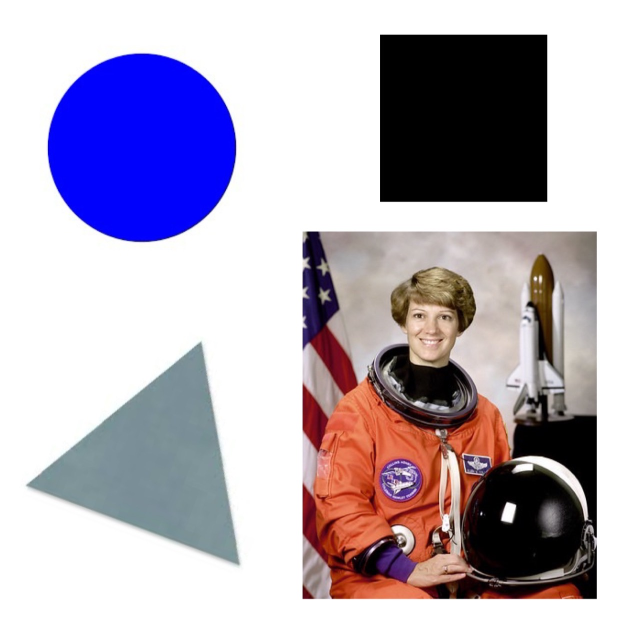
#> input picture image-processing/sample-images/image1.jpg, 1277 x 1281 px, found by its file name (shown at 1/2 size)
$ python filters.py
#> lines starting #> are read from the running program, lines starting #| are printed output that depends on the picture
import numpy as np
import cv2 as cv
import matplotlib.pyplot as plt
import scipy.signal

path = 'C:/Users/kritt/Documents/GitHub/Intro-to-Computer-Vision/image-processing/sample-images/'
img = cv.imread(path + 'image1.jpg', cv.IMREAD_COLOR)
#> img is the input picture: shape (1281, 1277, 3); mean B, G, R 189.1, 173.7, 181.9
img = cv.resize(img, (750,750))
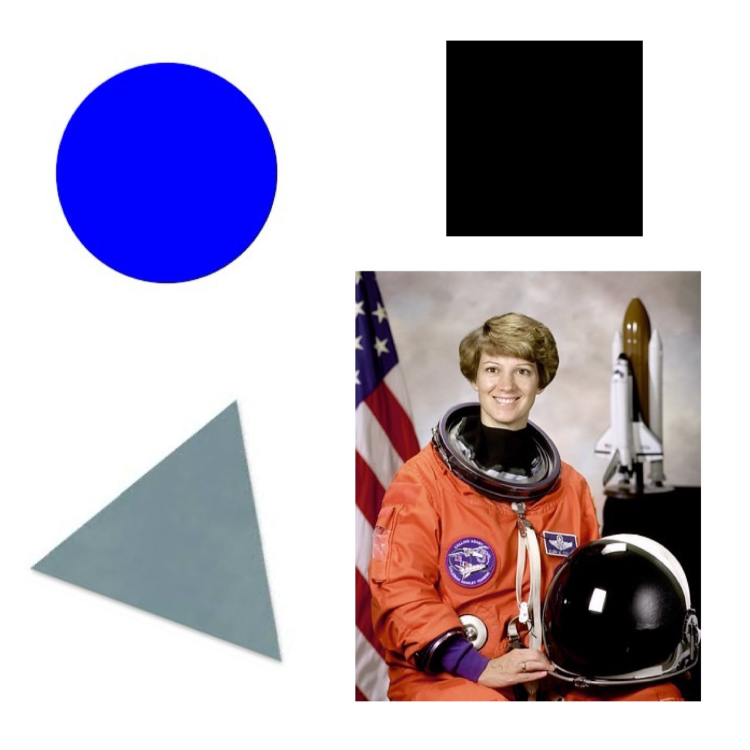
#> img: shape (750, 750, 3); mean B, G, R 189, 173.7, 181.9

sobel_filter_x = np.array([[-1, 0, 1],
                         [-2, 1, 2],
                         [-1, 0, 1]]) / 8

sobel_filter_y = sobel_filter_x.T

corner_filter = np.array([[-1, -2, 1],
                          [-2, 4, -2],
                          [-1, -2, 1]]) / 4

bilinear_filter = np.array([[1, 1, 1],
                     [1, 1, 1],
                     [1, 1, 1]]) / 16

edge_filter = np.array([[-1, -1, -1],
                        [-1, 8, -1],
                        [-1, -1, -1]])

gaussian_filter = scipy.signal.convolve2d(bilinear_filter, bilinear_filter, mode='full')
'''
gaussian_filter =
[[1. 2. 3. 2. 1.]
 [2. 4. 6. 4. 2.]
 [3. 6. 9. 6. 3.]
 [2. 4. 6. 4. 2.]
 [1. 2. 3. 2. 1.]] / 256
'''

def apply_filter_to_color_image(image, filter_kernel):
    channels = cv.split(image)
    filtered_channels = [scipy.signal.convolve2d(channel, filter_kernel, mode='same') for channel in channels]
#> filtered_channels = 3 items
    return cv.merge(filtered_channels)

def laplacian_of_gaussian(image, kernel_size=5, sigma=1.0):
    blurred = cv.GaussianBlur(image, (kernel_size, kernel_size), sigma)

    laplacian = cv.Laplacian(blurred, cv.CV_64F)

    return laplacian

def second_order_laplacian_of_gaussian(image, kernel_size=5, sigma=1.0):
    blurred = cv.GaussianBlur(image, (kernel_size, kernel_size), sigma)

    laplacian = cv.Laplacian(blurred, cv.CV_64F)
    second_order_laplacian = cv.Laplacian(laplacian, cv.CV_64F)

    return second_order_laplacian

def n_order_laplacian_of_gaussian(image, n=1, kernel_size=5, sigma=1.0):
    image = cv.GaussianBlur(image, (kernel_size, kernel_size), sigma)

    for _ in range(n):
        image = cv.Laplacian(image, cv.CV_64F)

    return image

flt_img1 = apply_filter_to_color_image(img, sobel_filter_x)
flt_img2 = apply_filter_to_color_image(img, sobel_filter_y)

# combine horizontal and vertical of sobel filter
flt_img3 = flt_img1 - flt_img2
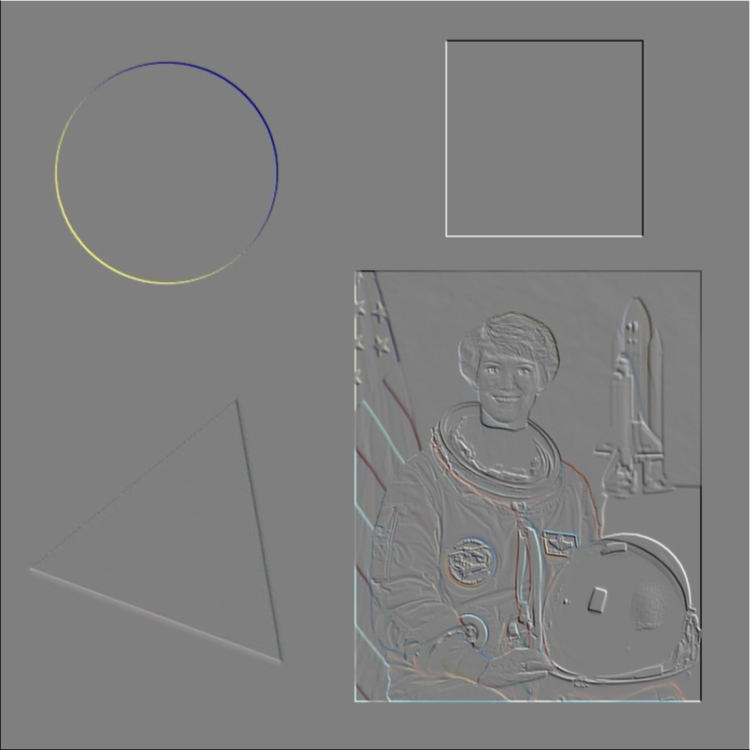
#> flt_img3: shape (750, 750, 3) float64; mean B, G, R 0, 0, 0; drawn with min black and max white

min_val, max_val = np.min(flt_img3), np.max(flt_img3)
#> min_val = -191.2; max_val = 191.2
normalized_img = (flt_img3 - min_val) / (max_val - min_val) * 255
flt_img3 = normalized_img.astype(np.uint8)

flt_img4 = apply_filter_to_color_image(img, corner_filter)
#> in apply_filter_to_color_image (call 3), `return cv.merge(filtered_channels)`:
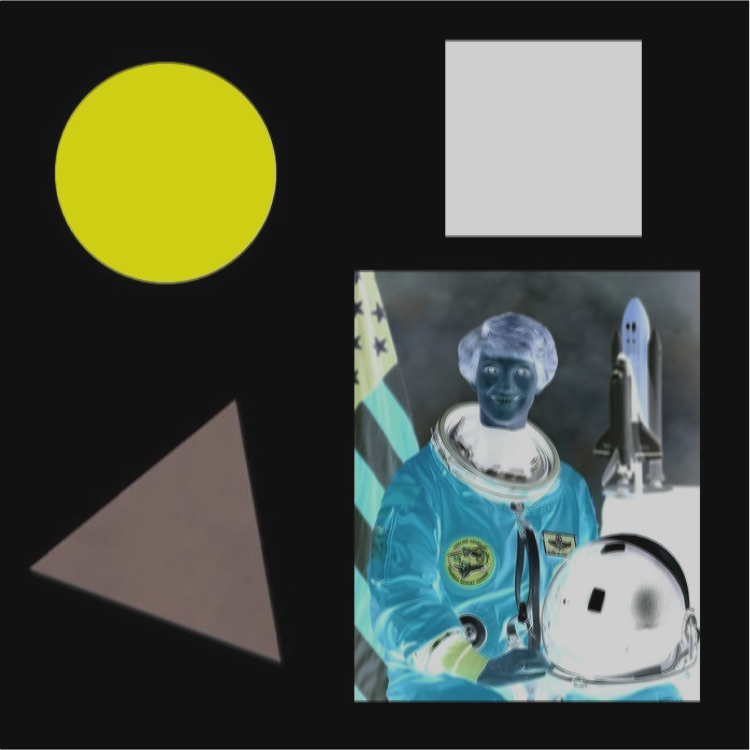
#> returned value: shape (750, 750, 3) float64; mean of channels 0, 1, 2 -188.4, -173, -181.2; drawn with min black and max white
flt_img5 = apply_filter_to_color_image(img, gaussian_filter)
#> in apply_filter_to_color_image (call 4), `return cv.merge(filtered_channels)`:
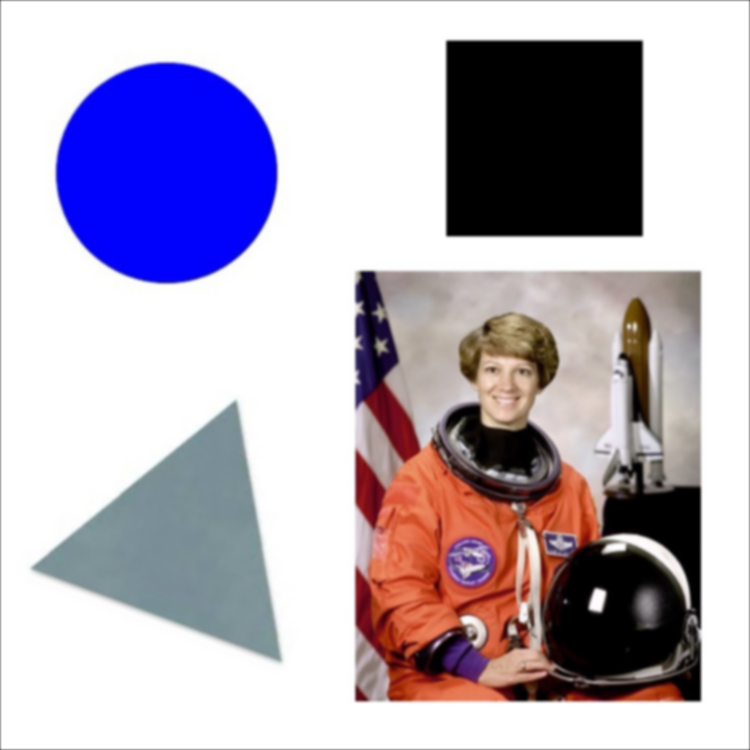
#> returned value: shape (750, 750, 3) float64; mean of channels 0, 1, 2 59.6, 54.8, 57.4; drawn with min black and max white

# sharpen filter
sharpening_factor = 0.1
flt_img6 = img + sharpening_factor*(img - flt_img5)

flt_img7 = laplacian_of_gaussian(img)
#> in laplacian_of_gaussian, `laplacian = cv.Laplacian(blurred, cv.CV_64F)`:
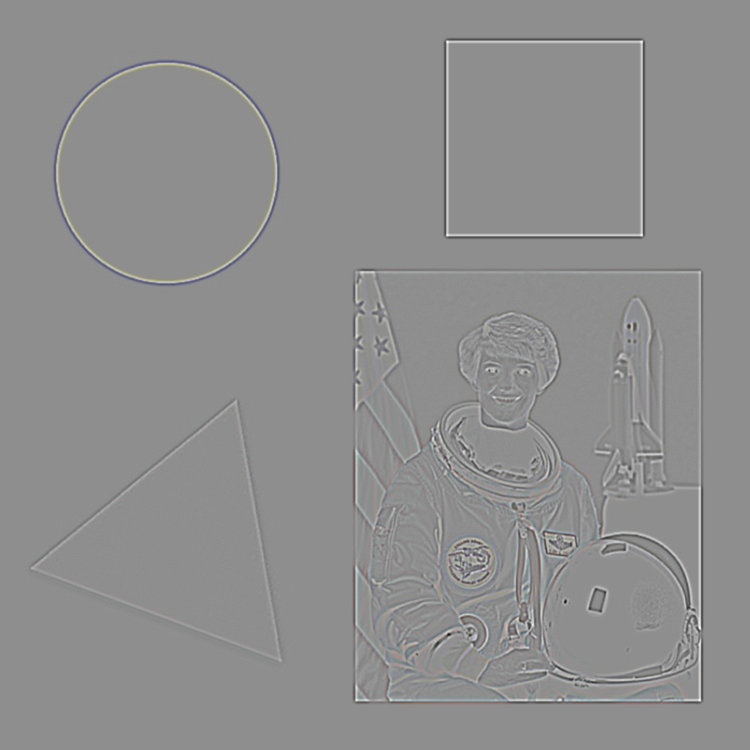
#> laplacian: shape (750, 750, 3) float64; mean B, G, R 0, 0, 0; drawn with min black and max white
flt_img8 = second_order_laplacian_of_gaussian(img)
#> in second_order_laplacian_of_gaussian, `second_order_laplacian = cv.Laplacian(laplacian, cv.CV_64F)`:
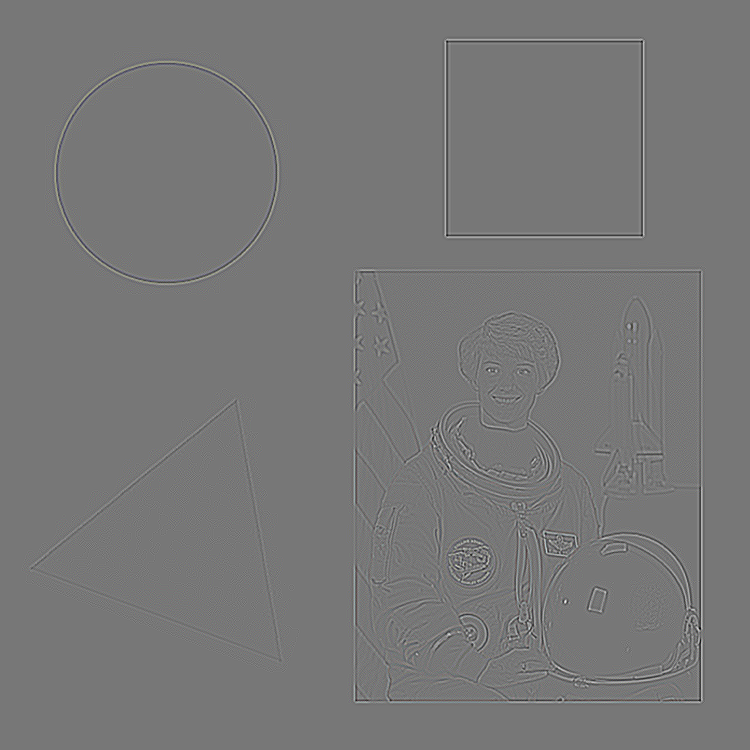
#> second_order_laplacian: shape (750, 750, 3) float64; mean B, G, R 0, 0, 0; drawn with min black and max white
flt_img9 = n_order_laplacian_of_gaussian(img, n=10)

cols = 3
color = True

ls = [img, flt_img1, flt_img2, flt_img3, flt_img4, flt_img5, flt_img6, flt_img7, flt_img8, flt_img9]

num_images = len(ls)
#> num_images = 10
rows = num_images // cols + (num_images % cols > 0)
#> rows = 4

for i, j in enumerate(ls):
    plt.subplot(rows, cols, i+1)
    if color:
        plt.imshow(cv.cvtColor(j.astype(np.uint8), cv.COLOR_BGR2RGB))
    else:
        plt.imshow(cv.cvtColor(j.astype(np.uint8), cv.COLOR_BGR2GRAY), cmap='gray')
#> this loop made 10 passes

plt.show()
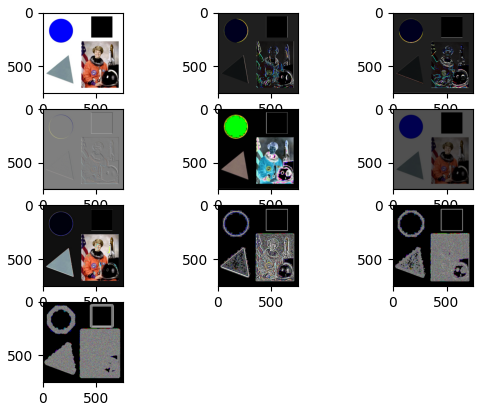
#> figure drawn by matplotlib, 10 panels
